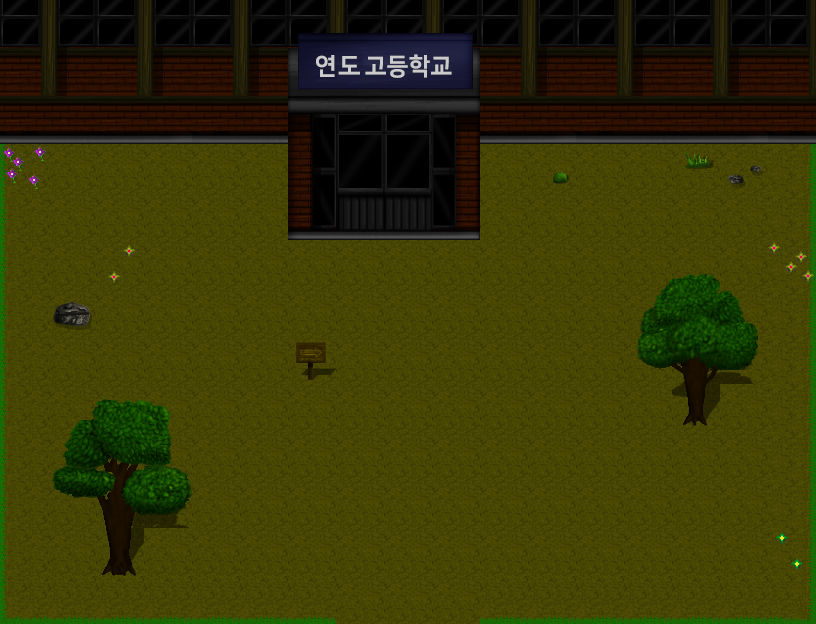

This is a level from a 2D game, rendered from its Tiled map with the project's own tilesets. A one-line summary and the complete map file follow:
An orthogonal 17x13 tile map with 48x48 px tiles, 5 tile layers (Tile Layer 1, Object Layer, Object Layer2, Object Layer3, ...), 3 tilesets and 9 objects.

<map version="1.8" tiledversion="1.8.4" orientation="orthogonal" renderorder="right-down" width="17" height="13" tilewidth="48" tileheight="48" infinite="0" nextlayerid="13" nextobjectid="12">
 <properties>
  <property name="unity:sortingLayerName" value="above object" />
 </properties>
 <tileset firstgid="1" source="TileSet A.tsx" />
 <tileset firstgid="129" source="TileSet C.tsx" />
 <tileset firstgid="257" source="TileSet B.tsx" />
 <layer id="1" name="Tile Layer 1" width="17" height="13">
  <properties>
   <property name="unity:sortingLayerName" value="background" />
  </properties>
  <data encoding="csv">
41,41,41,41,41,41,41,41,41,41,41,41,41,41,41,41,41,
41,41,41,41,41,41,41,41,41,41,41,41,41,41,41,41,41,
41,41,41,41,41,41,41,41,41,41,41,41,41,41,41,41,41,
28,41,41,41,41,41,41,41,41,41,41,41,41,41,41,41,27,
28,41,41,41,41,41,41,41,41,41,41,41,41,41,41,41,27,
28,41,41,41,41,41,41,41,41,41,41,41,41,41,41,41,27,
28,41,41,41,41,41,41,41,41,41,41,41,41,41,41,41,27,
28,41,41,41,41,41,41,41,41,41,41,41,41,41,41,41,27,
28,41,41,41,41,41,41,41,41,41,41,41,41,41,41,41,27,
28,41,41,41,41,41,41,41,41,41,41,41,41,41,41,41,27,
28,41,41,41,41,41,41,41,41,41,41,41,41,41,41,41,27,
28,41,41,41,41,41,41,41,41,41,41,41,41,41,41,41,27,
19,26,26,26,26,26,26,33,33,33,26,26,26,26,26,26,20
</data>
 </layer>
 <layer id="2" name="Object Layer" width="17" height="13">
  <properties>
   <property name="unity:sortingLayerName" value="object" />
  </properties>
  <data encoding="csv">
137,138,139,140,137,138,139,140,137,138,139,140,137,138,139,140,137,
145,146,147,148,145,146,147,148,145,146,147,148,145,146,147,148,145,
153,154,155,156,153,154,155,156,153,154,155,156,153,154,155,156,153,
359,0,0,0,0,0,0,0,0,0,0,280,0,0,311,456,0,
0,0,0,0,0,0,0,0,0,0,0,0,0,0,0,0,0,
0,0,328,0,0,0,0,0,0,0,0,0,0,0,0,0,327,
0,455,0,0,0,0,0,0,0,0,0,0,0,0,0,0,0,
0,0,0,0,0,0,281,0,0,0,0,0,0,0,0,0,0,
0,0,0,0,0,0,0,0,0,0,0,0,0,0,309,0,0,
0,0,0,0,0,0,0,0,0,0,0,0,0,0,0,0,0,
0,0,0,0,0,0,0,0,0,0,0,0,0,0,0,0,0,
0,0,306,0,0,0,0,0,0,0,0,0,0,0,0,0,375,
0,0,0,0,0,0,0,0,0,0,0,0,0,0,0,0,0
</data>
 </layer>
 <layer id="8" name="Object Layer2" width="17" height="13">
  <properties>
   <property name="unity:sortingLayerName" value="object" />
  </properties>
  <data encoding="csv">
144,143,144,143,144,143,144,143,144,143,144,143,144,143,144,143,144,
0,0,0,0,0,0,161,162,163,164,0,0,0,0,0,0,0,
0,0,0,0,0,0,169,170,171,172,0,0,0,0,0,0,0,
0,0,0,0,0,0,177,178,179,180,0,0,0,0,0,0,0,
0,0,0,0,0,0,185,186,187,188,0,0,0,0,0,0,0,
0,0,0,0,0,0,0,0,0,0,0,0,0,0,0,0,0,
0,0,0,0,0,0,0,0,0,0,0,0,0,0,0,0,0,
0,0,0,0,0,0,0,0,0,0,0,0,0,0,0,0,0,
0,0,0,0,0,0,0,0,0,0,0,0,0,0,0,0,0,
0,0,0,0,0,0,0,0,0,0,0,0,0,0,0,0,0,
0,0,0,0,0,0,0,0,0,0,0,0,0,0,0,0,0,
0,0,0,0,0,0,0,0,0,0,0,0,0,0,0,0,0,
0,0,0,0,0,0,0,0,0,0,0,0,0,0,0,0,0
</data>
 </layer>
 <layer id="10" name="Object Layer3" width="17" height="13">
  <properties>
   <property name="unity:sortingLayerName" value="object" />
  </properties>
  <data encoding="csv">
0,0,0,0,0,0,157,158,159,160,0,0,0,0,0,0,0,
0,0,0,0,0,0,165,166,167,168,0,0,0,0,0,0,0,
0,0,0,0,0,0,0,0,0,0,0,0,0,0,0,0,0,
0,0,0,0,0,0,0,0,0,0,0,0,0,0,0,0,0,
0,0,0,0,0,0,0,0,0,0,0,0,0,0,0,0,0,
0,0,0,0,0,0,0,0,0,0,0,0,0,0,0,0,0,
0,0,0,0,0,0,0,0,0,0,0,0,0,0,0,0,0,
0,0,0,0,0,0,0,0,0,0,0,0,0,0,0,0,0,
0,0,0,0,0,0,0,0,0,0,0,0,0,0,0,0,0,
0,0,0,0,0,0,0,0,0,0,0,0,0,0,0,0,0,
0,0,0,0,0,0,0,0,0,0,0,0,0,0,0,0,0,
0,0,0,0,0,0,0,0,0,0,0,0,0,0,0,0,0,
0,0,0,0,0,0,0,0,0,0,0,0,0,0,0,0,0
</data>
 </layer>
 <layer id="11" name="above Layer" width="17" height="13">
  <properties>
   <property name="unity:sortingLayerName" value="above object" />
  </properties>
  <data encoding="csv">
0,0,0,0,0,0,0,0,0,0,0,0,0,0,0,0,0,
0,0,0,0,0,0,0,0,0,0,0,0,0,0,0,0,0,
0,0,0,0,0,0,0,0,0,0,0,0,0,0,0,0,0,
0,0,0,0,0,0,0,0,0,0,0,0,0,0,0,0,0,
0,0,0,0,0,0,0,0,0,0,0,0,0,0,0,0,0,
0,0,0,0,0,0,0,0,0,0,0,0,0,260,261,262,0,
0,0,0,0,0,0,0,0,0,0,0,0,0,276,277,278,0,
0,0,0,0,0,0,0,0,0,0,0,0,0,292,293,294,0,
0,257,258,259,0,0,0,0,0,0,0,0,0,0,0,0,0,
0,273,274,275,0,0,0,0,0,0,0,0,0,0,0,0,0,
0,289,290,291,0,0,0,0,0,0,0,0,0,0,0,0,0,
0,0,0,0,0,0,0,0,0,0,0,0,0,0,0,0,0,
0,0,0,0,0,0,0,0,0,0,0,0,0,0,0,0,0
</data>
 </layer>
 <objectgroup id="12" name="Object Layer 1">
  <properties>
   <property name="unity:layer" value="No Passing" />
  </properties>
  <object id="1" x="287.833" y="333.833" width="48" height="49" />
  <object id="2" x="-42" y="-1" width="42" height="625" />
  <object id="3" x="816.667" y="0" width="31.3333" height="624.667" />
  <object id="5" x="0" y="625.333" width="816" height="37.3333" />
  <object id="6" x="-0.666667" y="96" width="288" height="46" />
  <object id="7" x="97" y="526" width="46" height="50" />
  <object id="8" x="673.333" y="382.667" width="46.6667" height="48" />
  <object id="9" x="480.667" y="100" width="334.667" height="41.3333" />
  <object id="10" x="288" y="94.6667" width="191.333" height="143.333" />
 </objectgroup>
</map>
